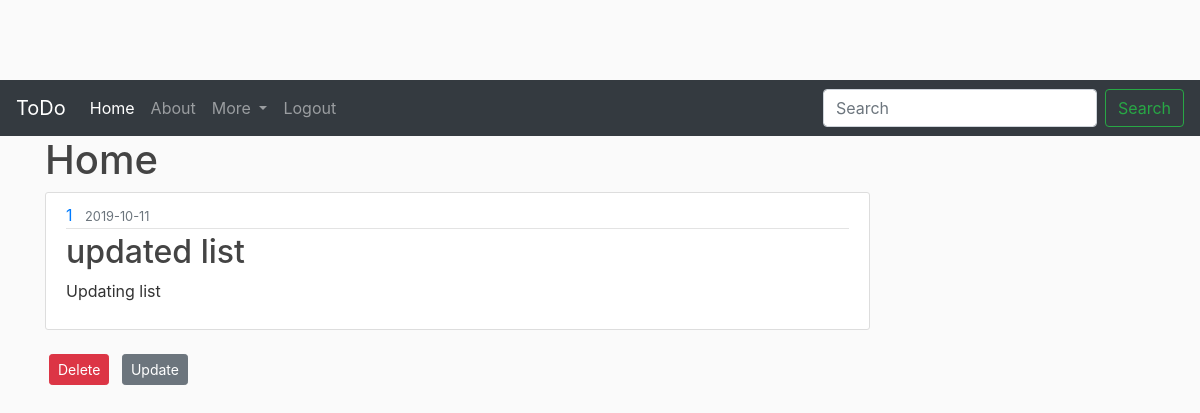
The page /list/1 (signed in) on the database as committed earlier.
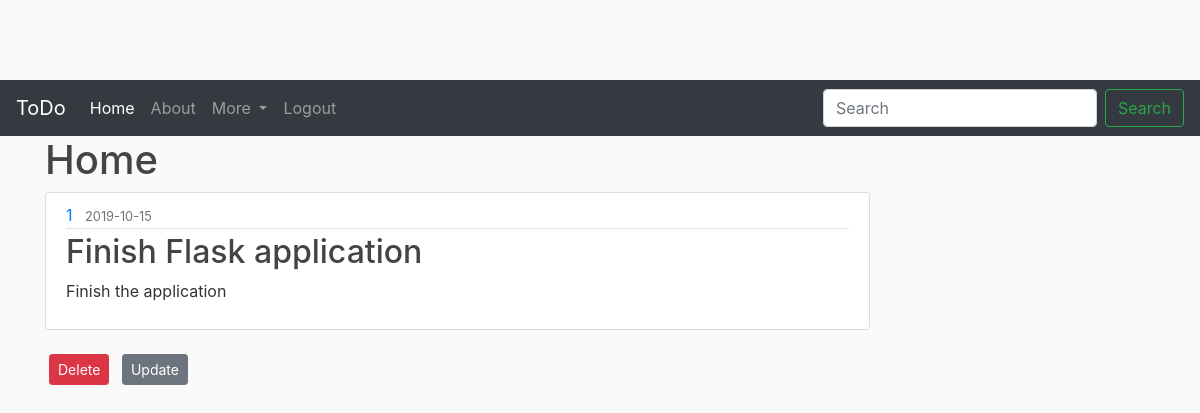
The same page on the database as committed later.
### flasktodo/models.py (models this page shows, shortened)
class Lists(db.Model):
    listid = db.Column(db.Integer, primary_key=True)
    title = db.Column(db.String(20), unique=True, nullable= False)
    date_created  = db.Column(db.DateTime, nullable=False, default = datetime.utcnow)
    content = db.Column(db.Text , nullable= False)
    user_id = db.Column(db.Integer, db.ForeignKey('user.user_id'), nullable =False)

### flasktodo/lists/routes.py (the view)
@lists.route("/list/<int:list_id>", methods=['GET', 'POST'])
@login_required
def list(list_id):
    lists =Lists.query.get_or_404(list_id)
    return render_template('list.html', title=lists.title, lists=lists)

### flasktodo/models.py (called while the page is built)
@login_manager.user_loader
def load_user(user_id):
    return User.query.get(int(user_id))

    def get_id(self):
           return (self.user_id)

### flasktodo/templates/list.html
{% extends 'base.html' %}
{% block content %}
<h1>Home</h1>
<article class="media content-section">
  <div class="media-body">
    <div class="article-metadata">
      <a class="mr-2" href="#">{{ lists.user_id }}</a>
      <small class="text-muted">{{ lists.date_created.strftime('%Y-%m-%d') }}</small>
    </div>
    <h2 class="article-title">{{ lists.title }}</h2>
    <p class="article-content">{{ lists.content }}</p>
  </div>
</article>
{% if lists.user_id == current_user.get_id() %}
<div>
  <form action="{{ url_for('lists.delete_list', list_id= lists.listid) }}" method="POST">
    <input class="btn btn-danger btn-sm m-1" type="submit" value="Delete">
    <a class="btn btn-secondary btn-sm m-1" href="{{ url_for('lists.update_list', list_id= lists.listid) }}">Update</a>
  </form>
</div>
{% endif %}
{% endblock %}

Rows that differ between the two databases and show on the page:
changed Lists: date_created "2019-10-11" → "2019-10-15"; title "updated list" → "Finish Flask application"; content "Updating list" → "Finish the application"
